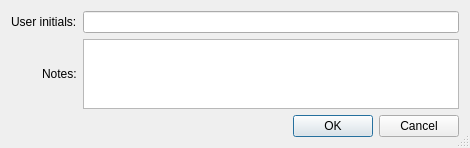
<?xml version="1.0" encoding="UTF-8"?>
<ui version="4.0">
 <class>UserInfoDialog</class>
 <widget class="QDialog" name="UserInfoDialog">
  <property name="geometry">
   <rect>
    <x>0</x>
    <y>0</y>
    <width>470</width>
    <height>123</height>
   </rect>
  </property>
  <property name="font">
   <font>
    <family>Ubuntu</family>
    <pointsize>9</pointsize>
   </font>
  </property>
  <property name="windowTitle">
   <string>UserInfoDialog</string>
  </property>
  <property name="sizeGripEnabled">
   <bool>true</bool>
  </property>
  <property name="modal">
   <bool>true</bool>
  </property>
  <layout class="QGridLayout" name="gridLayout_2">
   <item row="1" column="0" alignment="Qt::AlignRight">
    <widget class="QLabel" name="notesLabel">
     <property name="text">
      <string>Notes:</string>
     </property>
    </widget>
   </item>
   <item row="0" column="0" alignment="Qt::AlignRight">
    <widget class="QLabel" name="userLabel">
     <property name="text">
      <string>User initials:</string>
     </property>
    </widget>
   </item>
   <item row="0" column="1">
    <widget class="QLineEdit" name="userLineEdit">
     <property name="toolTip">
      <string>Initials of user who performed the sort</string>
     </property>
     <property name="inputMethodHints">
      <set>Qt::ImhUppercaseOnly</set>
     </property>
    </widget>
   </item>
   <item row="2" column="1">
    <widget class="QDialogButtonBox" name="buttonBox">
     <property name="toolTip">
      <string>hello</string>
     </property>
     <property name="standardButtons">
      <set>QDialogButtonBox::Cancel|QDialogButtonBox::Ok</set>
     </property>
    </widget>
   </item>
   <item row="1" column="1">
    <widget class="QTextEdit" name="notesTextEdit">
     <property name="toolTip">
      <string>Notes about the sort</string>
     </property>
    </widget>
   </item>
  </layout>
 </widget>
 <resources/>
 <connections>
  <connection>
   <sender>buttonBox</sender>
   <signal>accepted()</signal>
   <receiver>UserInfoDialog</receiver>
   <slot>accept()</slot>
   <hints>
    <hint type="sourcelabel">
     <x>199</x>
     <y>276</y>
    </hint>
    <hint type="destinationlabel">
     <x>199</x>
     <y>149</y>
    </hint>
   </hints>
  </connection>
  <connection>
   <sender>buttonBox</sender>
   <signal>rejected()</signal>
   <receiver>UserInfoDialog</receiver>
   <slot>reject()</slot>
   <hints>
    <hint type="sourcelabel">
     <x>199</x>
     <y>276</y>
    </hint>
    <hint type="destinationlabel">
     <x>199</x>
     <y>149</y>
    </hint>
   </hints>
  </connection>
 </connections>
</ui>
